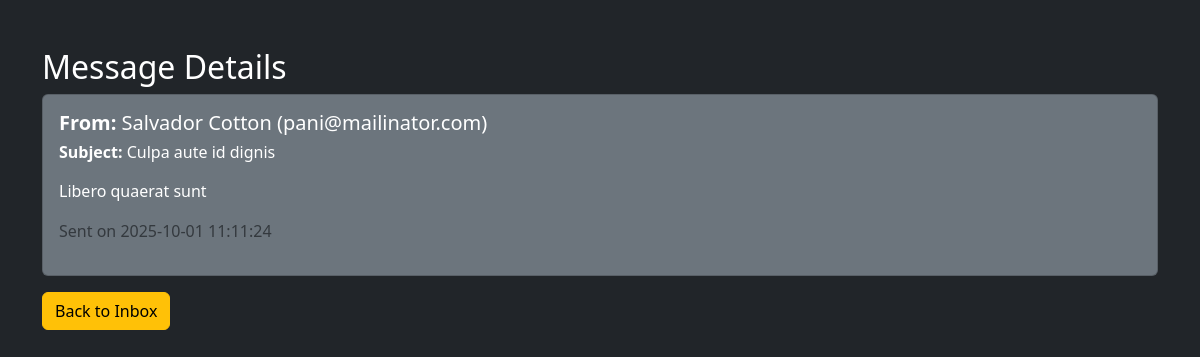
Page /admin-portal/message_view.php?id=11 (signed in) on the committed database.
### tables this page shows
CREATE TABLE `messages` (
  `MessageID` int(11) NOT NULL,
  `Name` varchar(100) NOT NULL,
  `Email` varchar(150) NOT NULL,
  `Subject` varchar(150) DEFAULT NULL,
  `Message` text NOT NULL,
  `SentAt` timestamp NOT NULL DEFAULT current_timestamp()
);

### admin-portal/message_view.php (the view, shortened to what this page needs)
<?php
include('includes/db.php');
$id = intval($_GET['id']);
$msg = $conn->query("SELECT * FROM messages WHERE MessageID=$id")->fetch_assoc();
?>
<!DOCTYPE html>
<html>
<head>
  <link href="https://cdn.jsdelivr.net/npm/bootstrap@5.3.2/dist/css/bootstrap.min.css" rel="stylesheet">
</head>
<body class="bg-dark text-white">
  <div class="container py-5">
    <h2>Message Details</h2>
    <div class="card bg-secondary text-white">
      <div class="card-body">
        <h5><strong>From:</strong> <?= htmlspecialchars($msg['Name']) ?> (<?= htmlspecialchars($msg['Email']) ?>)</h5>
        <h6><strong>Subject:</strong> <?= htmlspecialchars($msg['Subject']) ?></h6>
        <p class="mt-3"><?= nl2br(htmlspecialchars($msg['Message'])) ?></p>
        <p class="text-muted">Sent on <?= $msg['SentAt'] ?></p>
      </div>
    </div>
    <a href="messages.php" class="btn btn-warning mt-3">Back to Inbox</a>
  </div>
</body>
</html>

### rows in the picture
messages: Name "Salvador Cotton", Email "pani@mailinator.com", Subject "Culpa aute id dignis", Message "Libero quaerat sunt", SentAt "2025-10-01 11:11:24"
